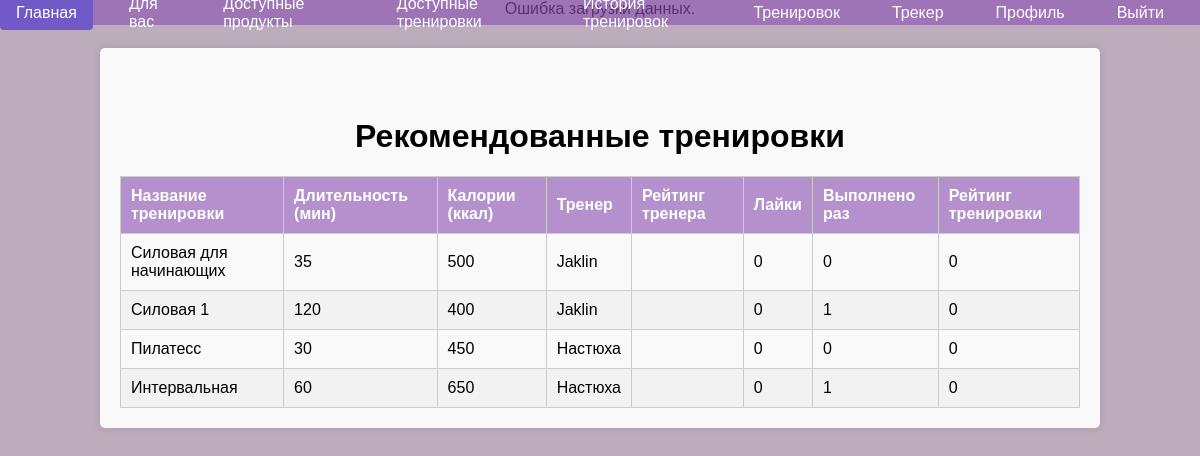
/recommendation.php (signed in), run on an earlier commit of the app's database.
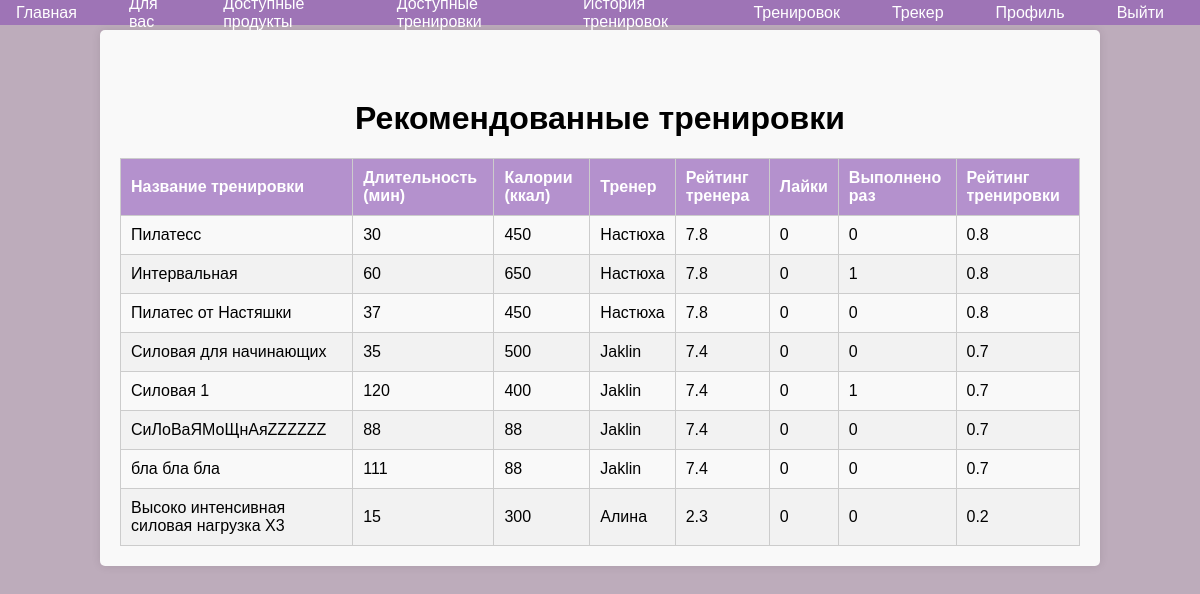
And on a later commit of the database.
### tables this page shows
CREATE TABLE `training_programs` (
  `id` int(11) NOT NULL AUTO_INCREMENT,
  `name` varchar(255) DEFAULT NULL,
  `description` text DEFAULT NULL,
  `duration` int(11) DEFAULT NULL,
  `calories_burned` int(11) DEFAULT NULL,
  `training_name` varchar(255) DEFAULT NULL,
  `training_type_id` int(11) DEFAULT NULL,
  `created_by` int(11) DEFAULT NULL,
  `created_at` timestamp NOT NULL DEFAULT current_timestamp(),
  `status` enum('pending','approved','rejected') DEFAULT 'pending',
  PRIMARY KEY (`id`),
  KEY `training_type_id` (`training_type_id`),
  KEY `created_by` (`created_by`),
  CONSTRAINT `training_programs_ibfk_1` FOREIGN KEY (`training_type_id`) REFERENCES `training_types` (`id`) ON DELETE SET NULL,
  CONSTRAINT `training_programs_ibfk_2` FOREIGN KEY (`created_by`) REFERENCES `users` (`id`) ON DELETE CASCADE
);

CREATE TABLE `users` (
  `id` int(11) NOT NULL AUTO_INCREMENT,
  `username` varchar(255) DEFAULT NULL,
  `email` varchar(255) DEFAULT NULL,
  `password_hash` varchar(255) DEFAULT NULL,
  `age` int(11) DEFAULT NULL,
  `weight` float DEFAULT NULL,
  `height` float DEFAULT NULL,
  `gender` enum('male','female') DEFAULT NULL,
  `activity_level` enum('sedentary','light','moderate','active','very_active') DEFAULT NULL,
  `daily_calories` decimal(10,2) DEFAULT NULL,
  `created_at` timestamp NOT NULL DEFAULT current_timestamp(),
  `role_id` int(11) DEFAULT NULL,
  `trainer_rating` float(3,1) DEFAULT NULL,
  PRIMARY KEY (`id`),
  UNIQUE KEY `email` (`email`),
  KEY `role_id` (`role_id`),
  CONSTRAINT `users_ibfk_1` FOREIGN KEY (`role_id`) REFERENCES `roles` (`id`)
);

### recommendation.php (the view, shortened to what this page needs)
<?php
include 'navbar.php';
$current_user_id = $_SESSION['user_id'];
$query = "SELECT rating_weight, likes_weight, execution_weight FROM training_rating_weights WHERE id = 1";
$result = $conn->query($query);
if ($result && $result->num_rows > 0) {
    $weights = $result->fetch_assoc();
} else {
    echo "Ошибка загрузки данных.";
    $weights = ['rating_weight' => 0, 'likes_weight' => 0, 'execution_weight' => 0];
}
function calculateTrainingRating($trainer_rating, $likes, $executions, $weights) {
    $w_r = $weights['rating_weight'];
    $w_l = $weights['likes_weight'];
    $w_e = $weights['execution_weight'];
    $execution_score = log(1 + $executions);
    $score = $w_r * $trainer_rating + $w_l * $likes + $w_e * $execution_score;
    return round($score, 1);
}
$query = "
    SELECT
        t.id,
        t.name,
        t.duration,
        t.calories_burned,
        u.username AS trainer_username,
        u.id AS trainer_id,
        u.trainer_rating,
        COUNT(DISTINCT CASE WHEN tl.user_id = $current_user_id THEN tl.id END) AS like_count,
        COUNT(DISTINCT CASE WHEN te.user_id = $current_user_id THEN te.id END) AS execution_count
    FROM training_programs t
    LEFT JOIN users u ON u.id = t.created_by
    LEFT JOIN training_likes tl ON t.id = tl.training_id
    LEFT JOIN training_executions te ON t.id = te.training_id
    WHERE t.status = 'approved'
    GROUP BY t.id
";
$result = $conn->query($query);
$training_data = [];
while ($row = $result->fetch_assoc()) {
    $trainer_rating = $row['trainer_rating'];
    $training_rating = calculateTrainingRating($trainer_rating, $row['like_count'], $row['execution_count'], $weights);
    $training_data[] = [
        'id' => $row['id'],
        'name' => $row['name'],
        'duration' => $row['duration'],
        'calories_burned' => $row['calories_burned'],
        'trainer_username' => $row['trainer_username'],
        'trainer_id' => $row['trainer_id'],
        'trainer_rating' => $trainer_rating,
        'like_count' => $row['like_count'],
        'execution_count' => $row['execution_count'],
        'training_rating' => $training_rating
    ];
}
usort($training_data, function($a, $b) {
    return $b['training_rating'] <=> $a['training_rating'];
});
?>
<!DOCTYPE html>
<html lang="ru">
<head>
</head>
<body>
<div class="container">
    <h1>Рекомендованные тренировки</h1>
    <?php if (!empty($training_data)): ?>
        <table>
            <thead>
                <tr>
                    <th>Название тренировки</th>
                    <th>Длительность (мин)</th>
                    <th>Калории (ккал)</th>
                    <th>Тренер</th>
                    <th>Рейтинг тренера</th>
                    <th>Лайки</th>
                    <th>Выполнено раз</th>
                    <th>Рейтинг тренировки</th>
                </tr>
            </thead>
            <tbody>
                <?php foreach ($training_data as $training): ?>
                    <tr>
                        <td><?= htmlspecialchars($training['name']) ?></td>
                        <td><?= htmlspecialchars($training['duration']) ?></td>
                        <td><?= htmlspecialchars($training['calories_burned']) ?></td>
                        <td><?= htmlspecialchars($training['trainer_username']) ?></td>
                        <td class="rating-badge"><?= $training['trainer_rating'] ?></td>
                        <td><?= $training['like_count'] ?></td>
                        <td><?= $training['execution_count'] ?></td>
                        <td class="training-rating"><?= $training['training_rating'] ?></td>
                    </tr>
                <?php endforeach; ?>
            </tbody>
        </table>
    <?php else: ?>
        <p>Нет данных для отображения.</p>
    <?php endif; ?>
</div>
</body>
</html>

What changed in the data, as far as the page shows it:
changed through a linked row, training_programs "Пилатесс": created_by.trainer_rating (not shown) → "7.8"; training_rating "0" → "0.8"; moves up the list
changed through a linked row, training_programs "Интервальная": created_by.trainer_rating (not shown) → "7.8"; training_rating "0" → "0.8"; moves up the list
now on this page (row edited): training_programs: name "Пилатес от Настяшки", duration "37", calories_burned "450", created_by.username "Настюха", created_by.trainer_rating "7.8", like_count "0", execution_count "0", training_rating "0.8"
changed through a linked row, training_programs "Силовая для начинающих": created_by.trainer_rating (not shown) → "7.4"; training_rating "0" → "0.7"
changed through a linked row, training_programs "Силовая 1": created_by.trainer_rating (not shown) → "7.4"; training_rating "0" → "0.7"
now on this page (row edited): training_programs: name "СиЛоВаЯМоЩнАяZZZZZZ", duration "88", calories_burned "88", created_by.username "Jaklin", created_by.trainer_rating "7.4", like_count "0", execution_count "0", training_rating "0.7"
now on this page (row edited): training_programs: name "бла бла бла", duration "111", calories_burned "88", created_by.username "Jaklin", created_by.trainer_rating "7.4", like_count "0", execution_count "0", training_rating "0.7"
added training_programs: name "Высоко интенсивная силовая нагрузка Х3", duration "15", calories_burned "300", created_by.username "Алина", created_by.trainer_rating "2.3", like_count "0", execution_count "0", training_rating "0.2"
Also different on the page:
text no longer shown: "Ошибка загрузки данных."
